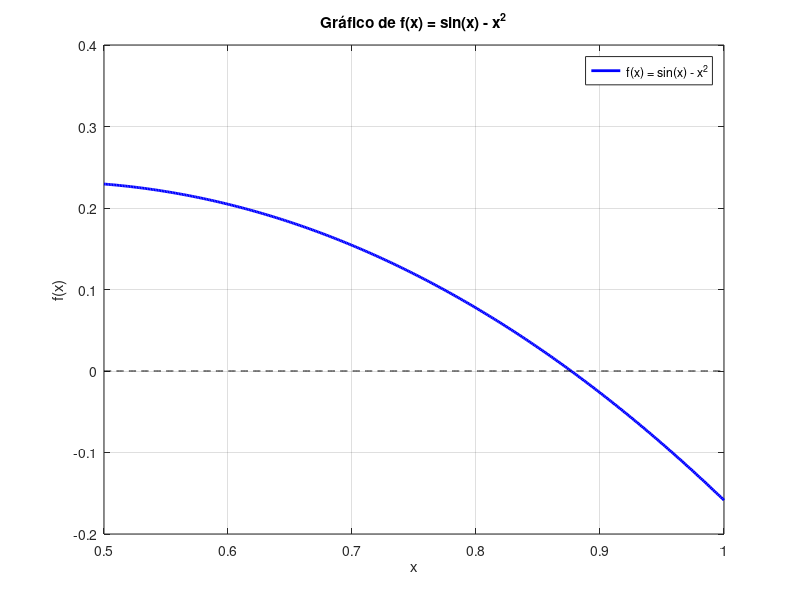

The MATLAB source for this figure:
function lista3Questao1()
  % Define a função f(x) = sin(x) - x^2
  f = @(x) sin(x) - x.^2;

  % Define os limites do intervalo
  a = 0.5; % Limite inferior
  b = 1;   % Limite superior

  % Define a tolerância para o erro absoluto e o erro inicial
  Es = 2; % Tolerância em porcentagem
  Ea = Inf; % Erro absoluto inicial (grande valor para iniciar o loop)
  r = inf; % Valor inicial de r (raiz) como infinito

  % Cria um vetor x de 400 pontos entre 0.5 e 1
  x = linspace(0.5, 1, 400);
  % Calcula y para cada ponto em x usando a função f
  y = f(x);

  % Cria um gráfico da função
  figure;
  plot(x, y, 'b', 'LineWidth', 2); % Plota f(x) em azul com linha espessa
  hold on;
  plot(x, zeros(size(x)), 'k--'); % Plota a linha do eixo x (f(x) = 0) em linha pontilhada preta
  xlabel('x');
  ylabel('f(x)');
  title('Gráfico de f(x) = sin(x) - x^2'); % Adiciona um título ao gráfico
  grid on; % Ativa a grade do gráfico
  legend('f(x) = sin(x) - x^2'); % Adiciona uma legenda ao gráfico
  hold off;

  % Verifica se há mudança de sinal no intervalo [a, b]
  if (f(a) * f(b) > 0)
    disp("Erro: não há mudança de sinal!"); % Se não houver mudança de sinal, exibe uma mensagem de erro
  else
    it = 1; % Inicializa o contador de iterações
    n = 20; % Define o número máximo de iterações

    % Loop do método da bissecção
    while (it <= n)
      rPrevio = r; % Armazena o valor anterior de r
      r = (a + b) / 2; % Calcula o ponto médio do intervalo

      % Exibe os valores da iteração atual
      if it > 1
        Ea = calcularErroEstimativa(r, rPrevio); % Calcula o erro absoluto a partir da segunda iteração
      else
        Ea = Inf; % Na primeira iteração, o erro é infinito
      end

      fprintf('Iteração %d: a = %f, b = %f, r = %f, f(r) = %f, Aproximado = %f\n', ...
              it, a, b, r, f(r), Ea);

      % Verifica se o erro é menor ou igual à tolerância ou se atingiu o máximo de iterações
      if (Ea <= Es)
        fprintf("Raiz encontrada: %f\n", r); % Exibe a raiz encontrada
        break; % Sai do loop
      end

      it = it + 1; % Incrementa o contador de iterações

      % Atualiza o intervalo [a, b] com base no valor de f(r)
      if (f(a) * f(r) < 0)
        b = r; % Se houver mudança de sinal, atualiza o limite superior
      else
        a = r; % Caso contrário, atualiza o limite inferior
      end
    endwhile

    % Se o número máximo de iterações for atingido sem encontrar a raiz
    if it > n
      fprintf("Método falhou em %d iterações\n", it); % Exibe mensagem de falha
    end
  end
endfunction

% Função para calcular o erro absoluto
function Ea = calcularErroEstimativa(resultadoAtual, resultadoPrev)
  if resultadoPrev == Inf
    Ea = Inf; % Se o valor anterior for infinito, o erro é infinito
  else
    Ea = abs((resultadoAtual - resultadoPrev) / resultadoAtual) * 100; % Calcula o erro percentual
  end
endfunction

% Chama a função principal
lista3Questao1();

